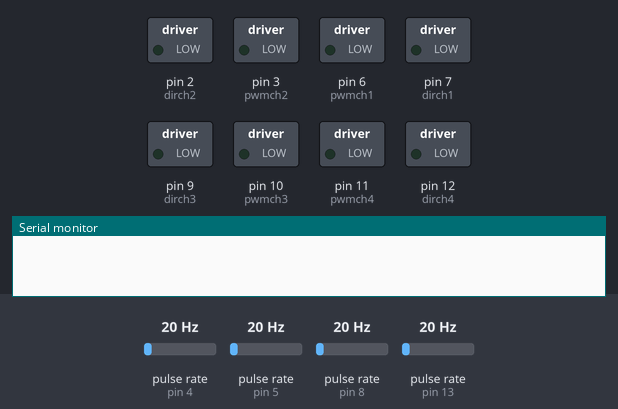
A sketch run on a simulated Arduino Uno, built with avr-gcc and run on an emulated ATmega328P. Shown: switched loads named in the sketch (green lamp = pin HIGH), the last lines printed to the serial monitor. Wiring (inferred from the names in the program): 4 × pulse sensor: data pin 4 / data pin 5 / data pin 8 / data pin 13. The inputs (shaded band) are chosen by the test bench; at power-on: pulse rate (sensors on pin 4, pin 5, pin 8, pin 13) 20 Hz.

Above: at 0.1 s.
At 3.2 s:
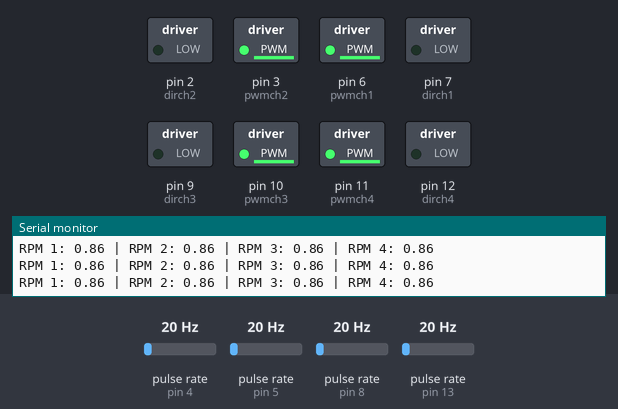
3.3 s: pulse rate (sensor on pin 4) set to 150 Hz
At 4.9 s:
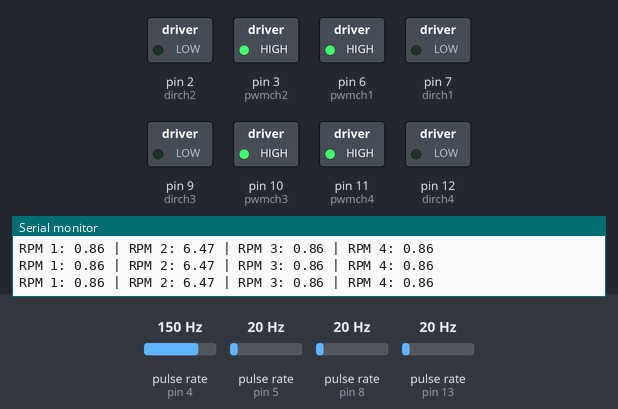
Timing chart, 0 to 6.4 s (numbered marks = the images above; inputs shaded):
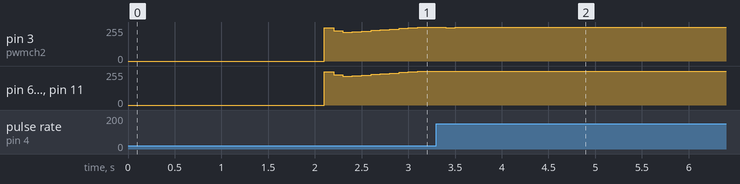

Measured:
- after the input at 3.3 s, pin 3 (pwmch2): 255/255 → 250/255 after 0.10 s, → 255/255 0.10 s later

The sketch:

PIDTodasLasRuedas.ino
```cpp
#include "PinChangeInterrupt.h"

// Definir clase PID
class SimplePID {
private:
    float kp, kd, ki, umax;
    float eprev, eintegral;

public:
    SimplePID() : kp(3.3), kd(0.4), ki(0.1), umax(255), eprev(0.0), eintegral(0.0) {}

    void setParams(float kpIn, float kdIn, float kiIn, float umaxIn) {
        kp = kpIn;
        kd = kdIn;
        ki = kiIn;
        umax = umaxIn;
    }

    void evalu(int value, int target, float deltaT, int &pwr) {
        int e = target - value;
        float dedt = (e - eprev) / deltaT;
        eintegral += e * deltaT;
        float u = kp * e + kd * dedt + ki * eintegral;
        pwr = (int) fabs(u);
        if (pwr > umax) pwr = umax;
        if (pwr < 0) pwr = 0;
        eprev = e;
    }
};

// Definición de pines para encoders y motores
const int ench1 = 5, dirch1 = 7, pwmch1 = 6;
const int ench2 = 4, dirch2 = 2, pwmch2 = 3;
const int ench3 = 8, dirch3 = 9, pwmch3 = 10;
const int ench4 = 13, dirch4 = 12, pwmch4 = 11;

// Variables de conteo de encoders
volatile long encoder1Count = 0, encoder2Count = 0, encoder3Count = 0, encoder4Count = 0;

// Variables de tiempo
volatile unsigned long muestreoAnterior = 0;
unsigned long muestreoActual = 0;
volatile double deltaMuestreo = 0;

// Variables de RPM
volatile float rpm1 = 0, rpm2 = 0, rpm3 = 0, rpm4 = 0;
const float pulsos_por_revolucion = 1390.0;

// Definir instancias del PID para cada motor
SimplePID pid1, pid2, pid3, pid4;

// Setpoints deseados (RPM)
int setpoint1 = 100, setpoint2 = 100, setpoint3 = 100, setpoint4 = 100;

void setup() {
    Serial.begin(115200);

    // Configurar pines de dirección y PWM como salida
    pinMode(dirch1, OUTPUT); pinMode(dirch2, OUTPUT);
    pinMode(dirch3, OUTPUT); pinMode(dirch4, OUTPUT);

    // Configurar pines de encoders como entrada
    pinMode(ench1, INPUT); pinMode(ench2, INPUT);
    pinMode(ench3, INPUT); pinMode(ench4, INPUT);

    // Configurar interrupciones de encoders
    attachPinChangeInterrupt(digitalPinToPinChangeInterrupt(ench1), handleEncoder1, FALLING);
    attachPinChangeInterrupt(digitalPinToPinChangeInterrupt(ench2), handleEncoder2, FALLING);
    attachPinChangeInterrupt(digitalPinToPinChangeInterrupt(ench3), handleEncoder3, FALLING);
    attachPinChangeInterrupt(digitalPinToPinChangeInterrupt(ench4), handleEncoder4, FALLING);

    // Configurar parámetros PID para cada motor
    pid1.setParams(2.0, 0.1, 0.5, 255);
    pid2.setParams(2.0, 0.1, 0.5, 255);
    pid3.setParams(2.0, 0.1, 0.5, 255);
    pid4.setParams(2.0, 0.1, 0.5, 255);

    delay(2000);
    Serial.println("Setup terminado");
    muestreoAnterior = millis();
}

void loop() {
    // Configurar dirección de motores (puedes cambiar LOW/HIGH según la dirección deseada)
    digitalWrite(dirch1, LOW);
    digitalWrite(dirch2, LOW);
    digitalWrite(dirch3, LOW);
    digitalWrite(dirch4, LOW);

    muestreoActual = millis();
    deltaMuestreo = (double)(muestreoActual - muestreoAnterior) / 1000.0;

    // Cada 100 ms, calcular RPM y aplicar PID
    if (deltaMuestreo >= 0.1) {
        muestreoAnterior = muestreoActual;

        // Cálculo de RPM
        rpm1 = 10 * encoder1Count * (60.0 / pulsos_por_revolucion);
        rpm2 = 10 * encoder2Count * (60.0 / pulsos_por_revolucion);
        rpm3 = 10 * encoder3Count * (60.0 / pulsos_por_revolucion);
        rpm4 = 10 * encoder4Count * (60.0 / pulsos_por_revolucion);

        // Reset del contador
        encoder1Count = 0;
        encoder2Count = 0;
        encoder3Count = 0;
        encoder4Count = 0;

        // Variables de salida de PID (PWM)
        int pwm1, pwm2, pwm3, pwm4;

        // Evaluar PID para cada motor
        pid1.evalu(rpm1, setpoint1, deltaMuestreo, pwm1);
        pid2.evalu(rpm2, setpoint2, deltaMuestreo, pwm2);
        pid3.evalu(rpm3, setpoint3, deltaMuestreo, pwm3);
        pid4.evalu(rpm4, setpoint4, deltaMuestreo, pwm4);

        // Aplicar PWM a los motores
        analogWrite(pwmch1, pwm1);
        analogWrite(pwmch2, pwm2);
        analogWrite(pwmch3, pwm3);
        analogWrite(pwmch4, pwm4);

        // Imprimir valores
        Serial.print("RPM 1: "); Serial.print(rpm1);
        Serial.print(" | RPM 2: "); Serial.print(rpm2);
        Serial.print(" | RPM 3: "); Serial.print(rpm3);
        Serial.print(" | RPM 4: "); Serial.println(rpm4);
    }
}

// Funciones de interrupción
void handleEncoder1() { encoder1Count++; }
void handleEncoder2() { encoder2Count++; }
void handleEncoder3() { encoder3Count++; }
void handleEncoder4() { encoder4Count++; }
```
